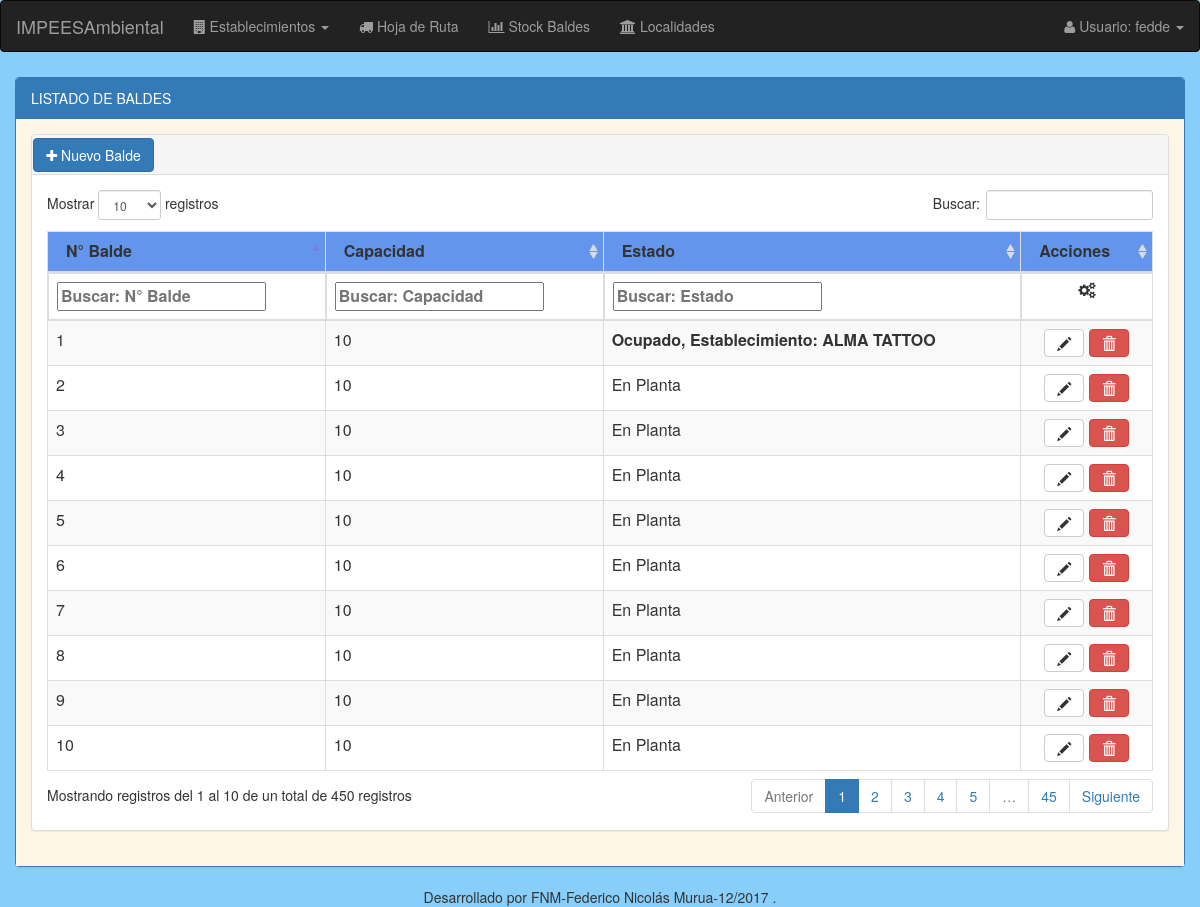
/baldes/listado/baldes/ (signed in), run on an earlier commit of the app's database.
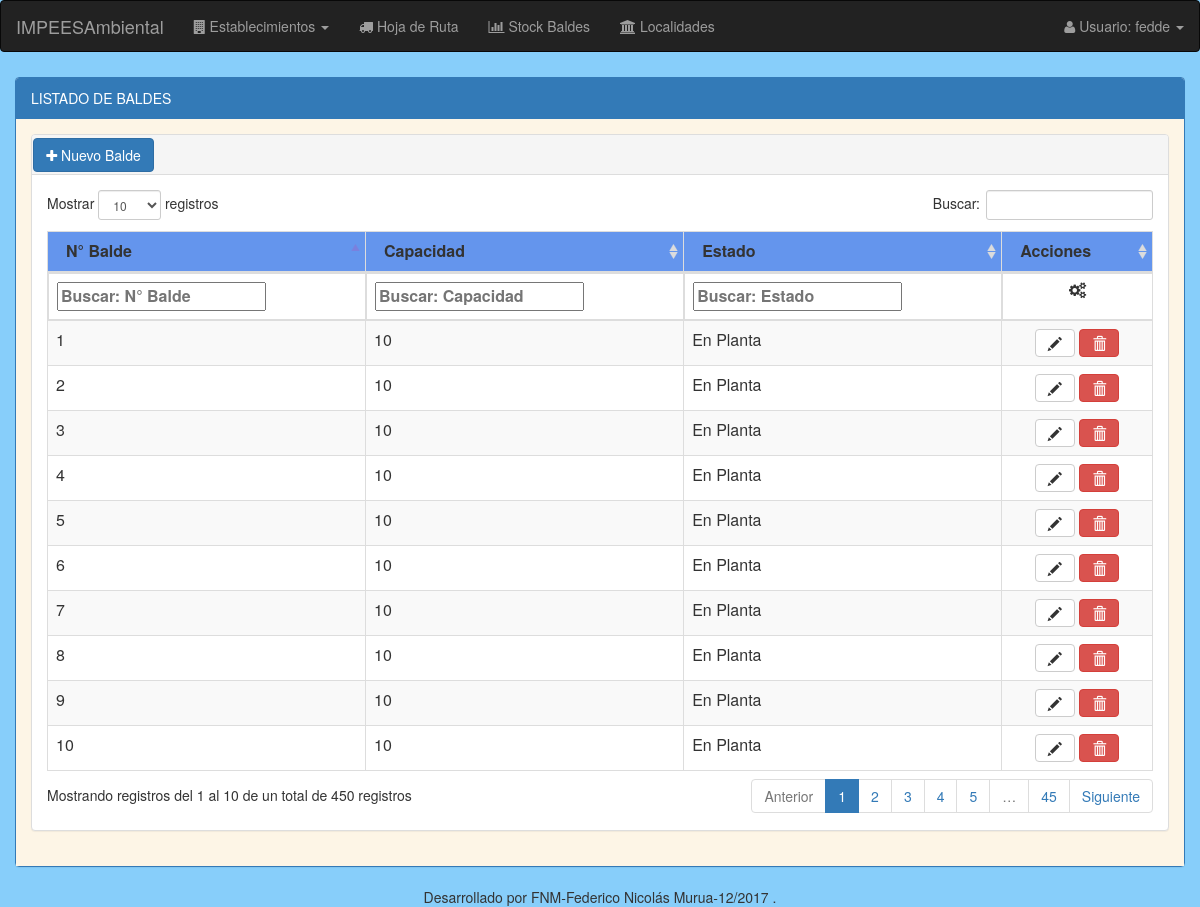
And on a later commit of the database.
### modulo_I/models.py (models this page shows, shortened)
class Balde(models.Model):
    nro_balde = models.BigIntegerField(primary_key=True) #identificador
    capacidad = models.CharField(max_length=5, choices=Capacidad_balde) # en dm3
    estado = models.CharField(max_length=15, choices=Estado, default='En Planta')
    establecimiento_generador = models.ForeignKey('EstablecimientoGenerador', blank=True, null=True, default=None)

class EstablecimientoGenerador(models.Model):
    nro_inscripcion = models.BigIntegerField(unique=True, blank=True, null=True, default=None) # N° inscripcion registro de generadores provincia del chubut
    activo = models.BooleanField(default=False)
    razon_social = models.CharField(max_length=50)
    direccion = models.CharField(max_length=100)
    tipo_actividad = MultiSelectField(choices=sorted(Actividades))
    recoleccion = MultiSelectField(choices=Dias, blank=True, null=True)
    localidad = models.ForeignKey('Localidad', on_delete=models.CASCADE)
    telefono = models.CharField(max_length=50, blank=True, null=True)
    email = models.CharField(max_length=200, blank=True, null=True)
    responsable_ambiental = models.CharField(max_length=50, blank=True, null=True)
    cuit = models.CharField(max_length=20, blank=True, null=True)
    cuadrante = models.ForeignKey('Cuadrante',blank=True, null=True, on_delete=models.SET_NULL)
    def __str__(self):
        return "%s" % (self.razon_social)

### modulo_I/views.py (the view)
@login_required
def listado_baldes(request):
    listado_baldes = Balde.objects.all().order_by('nro_balde')
    '''
    for i in range (55):
        balde = Balde(nro_balde=(i+1), capacidad=10)
        balde.save()

    for i in range(55,111):
        balde = Balde(nro_balde=(i), capacidad=20)
        balde.save()

    for i in range(111,141):
        balde = Balde(nro_balde=(i), capacidad=50)
        balde.save()

    for i in range(141,153):
        balde = Balde(nro_balde=(i), capacidad=120)
        balde.save()

    for i in range(153,167):
        balde = Balde(nro_balde=(i), capacidad=240)
        balde.save()

    for i in range(167,349):
        balde = Balde(nro_balde=(i), capacidad=10)
        balde.save()
    for i in range(349,451):
        balde = Balde(nro_balde=(i), capacidad=20)
        balde.save()
    '''
    return render(request, 'balde/balde_listado.html', {'listado_baldes': listado_baldes})

### modulo_I/templates/balde/balde_listado.html (shortened to what this page needs)
{% extends "base/base_listado.html" %}
{% load staticfiles %}
{% block panel-heading %}
  LISTADO DE BALDES
{% endblock %}
{% block panel-heading-tabla %}
  <div style="padding-top:0.3%; padding-left:0.1%;">
    <a href="{% url 'baldes:alta_modif_balde' %}" class="btn btn-primary"><i class="fa fa-plus"></i> Nuevo Balde </a>
  </div>
{% endblock %}
{% block thead-tabla %}
  <thead>
  <tr style="background:#6495ED;">
      <th>N° Balde</th>
      <th>Capacidad</th>
      <th>Estado</th>
      <th>Acciones</th>
  </tr>
  </thead>
{% endblock %}
{% block tfoot-tabla %}
  <tfoot >
     <tr>
       <th>N° Balde</th>
       <th>Capacidad</th>
       <th>Estado</th>
       <th style="text-align: center;"><i class="fa fa-cogs"></i></th>
    </tr>
  </tfoot>
{% endblock %}
{% block tbody-tabla %}
  <tbody>
    {% for balde in listado_baldes %}
        <tr>
            <td>{{ balde.nro_balde }}</td>
            <td>{{ balde.capacidad}}</td>
            {% if balde.estado == 'Ocupado' %}
              <td><strong>{{ balde.estado }}, Establecimiento: {{ balde.establecimiento_generador }}</strong></td>
            {% else %}
              <td>{{ balde.estado }}</td>
            {% endif %}
            <td align="center">
               <a class="btn btn-default" data-toggle="tooltip" title="Modificar" href="{% url 'baldes:alta_modif_balde' nro_balde=balde.nro_balde %}"><em class="glyphicon glyphicon-pencil"></em></a>
               <a id="nro_balde"class="btn btn-danger btn-baja"  data-baldenro="{{balde.nro_balde}}" data-toggle="modal" data-target="#modal_baja" title="Eliminar"><em class="glyphicon glyphicon-trash"></em></a>
            </td>
        </tr>
    {% endfor %}
  </tbody>
{% endblock %}

### templates/base/base_listado.html (shortened to what this page needs)
{% extends "base/base.html" %}
{% load staticfiles %}
{% load staticfiles bootstrap3 %}
{% block stylesheets %}
  <link rel="stylesheet" href="{% static 'css/filtro_upHeader_tabla.css' %}"/>
  <link rel="stylesheet" href="{% static 'css/dataTables.bootstrap.css' %}"/>
{% endblock %}
{% block content %}
    <div class="container container-form" style="padding-top:5px; width:100%">
            <div class="panel panel-primary">
              <div class="panel-heading">{% block panel-heading %}{% endblock %}</div>
                <div class="panel-body" style="background:OldLace">
                  <div class="container" style="width:100%">
                      <div class="row">
                        <div class="panel panel-default">
                          <div class="panel-heading" style="height: 40px;padding:0">{% block panel-heading-tabla %}{% endblock %}</div>
                            <div class="panel-body" >
                              <table class="table table-striped table-bordered" cellspacing="0" id="table-list">
                                {% block thead-tabla %}{% endblock %}
                                {% block tfoot-tabla %}{% endblock %}
                                {% block tbody-tabla %}{% endblock %}
                              </table>
                            </div>
                          </div>
                      </div>
                  </div>
                </div>
            </div>
    </div>
{% endblock %}

### templates/base/base.html (shortened to what this page needs)
{% load staticfiles %}
<html lang="es">
  <head>
      <link rel="stylesheet" type="text/css" href="{% static 'css/bootstrap.css' %}"/>
      <link rel="stylesheet" type="text/css" href="{% static 'css/font-awesome.min.css' %}"/>
      {% block stylesheets %}{% endblock %}
  </head>
  <body style="background:LightSkyBlue ">
      {% block no-navbar %}
          {% include 'base/nav.html' %}
      {% endblock %}
      <main role="main">
        {% block content %}{% endblock %}
        <div class="footer" align="center">
          Desarrollado por FNM-Federico Nicolás Murua-12/2017 .
        </div>
      </main>
  </body>
</html>

### templates/base/nav.html (shortened to what this page needs)
<nav class="navbar navbar-inverse">
  <div class="container-fluid">
    <div class="navbar-header">
      <a class="navbar-brand" href="#" >IMPEESAmbiental</a>
    </div>
    <ul class="nav navbar-nav">
      <li class="dropdown"><a class="dropdown-toggle" data-toggle="dropdown" href="#"><i class="fa fa-building"></i> Establecimientos <span class="caret"></span></a>
      </li>
      <li><a href="{% url 'hojaRuta:listado_general' %}"><i class="fa fa-truck"></i> Hoja de Ruta</a><li>
      <li><a href="{% url 'baldes:listado_baldes' %}"><i class="fa fa-bar-chart-o"></i> Stock Baldes</a><li>
      <li><a href="{% url 'localidades:listado_localidades' %}"><i class="fa fa-institution"></i> Localidades</a><li>
    </ul>
    <ul class="nav navbar-nav navbar-right">
      <li class="dropdown"><a class="dropdown-toggle" data-toggle="dropdown" href="#"><i class="fa fa-user"></i> Usuario: {{user.get_username}} <span class="caret"></span></a>
      </li>
    </ul>
  </div>
</nav>

### estaticos/css/filtro_upHeader_tabla.css (style rules this page uses)
tfoot { display: table-header-group; }

What changed in the data, as far as the page shows it:
changed Balde id 1: estado "Ocupado" → "En Planta"; establecimiento_generador "ALMA TATTOO" → (not shown)
